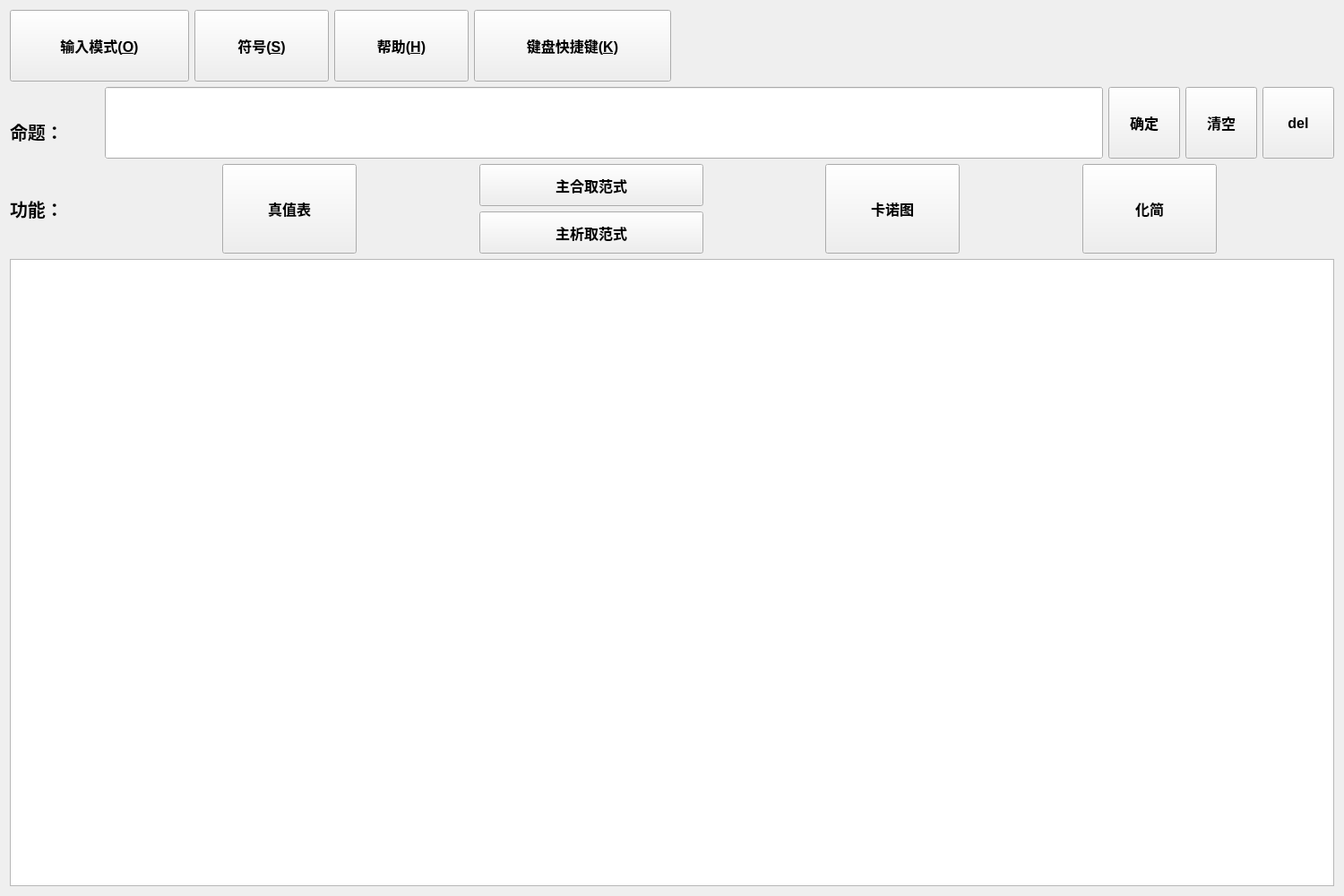
<?xml version="1.0" encoding="UTF-8"?>
<ui version="4.0">
 <class>MainWidget</class>
 <widget class="QWidget" name="MainWidget">
  <property name="geometry">
   <rect>
    <x>0</x>
    <y>0</y>
    <width>1500</width>
    <height>1000</height>
   </rect>
  </property>
  <property name="minimumSize">
   <size>
    <width>1500</width>
    <height>1000</height>
   </size>
  </property>
  <property name="maximumSize">
   <size>
    <width>16777215</width>
    <height>16777215</height>
   </size>
  </property>
  <property name="windowTitle">
   <string>命题逻辑</string>
  </property>
  <layout class="QVBoxLayout" name="verticalLayout_3">
   <item>
    <layout class="QVBoxLayout" name="verticalLayout_2">
     <item>
      <layout class="QHBoxLayout" name="horizontalLayout">
       <item>
        <widget class="QPushButton" name="inputSettingButton">
         <property name="minimumSize">
          <size>
           <width>200</width>
           <height>80</height>
          </size>
         </property>
         <property name="maximumSize">
          <size>
           <width>200</width>
           <height>90</height>
          </size>
         </property>
         <property name="font">
          <font>
           <pointsize>12</pointsize>
           <weight>75</weight>
           <bold>true</bold>
          </font>
         </property>
         <property name="focusPolicy">
          <enum>Qt::StrongFocus</enum>
         </property>
         <property name="text">
          <string>输入模式(&amp;O)</string>
         </property>
         <property name="autoRepeat">
          <bool>false</bool>
         </property>
         <property name="autoExclusive">
          <bool>false</bool>
         </property>
        </widget>
       </item>
       <item>
        <widget class="QPushButton" name="symbolButton">
         <property name="minimumSize">
          <size>
           <width>150</width>
           <height>80</height>
          </size>
         </property>
         <property name="maximumSize">
          <size>
           <width>150</width>
           <height>80</height>
          </size>
         </property>
         <property name="font">
          <font>
           <pointsize>12</pointsize>
           <weight>75</weight>
           <bold>true</bold>
          </font>
         </property>
         <property name="text">
          <string>符号(&amp;S)</string>
         </property>
        </widget>
       </item>
       <item>
        <widget class="QPushButton" name="helpButton">
         <property name="minimumSize">
          <size>
           <width>150</width>
           <height>80</height>
          </size>
         </property>
         <property name="maximumSize">
          <size>
           <width>150</width>
           <height>80</height>
          </size>
         </property>
         <property name="font">
          <font>
           <pointsize>12</pointsize>
           <weight>75</weight>
           <bold>true</bold>
          </font>
         </property>
         <property name="text">
          <string>帮助(&amp;H)</string>
         </property>
        </widget>
       </item>
       <item>
        <widget class="QPushButton" name="shortcartButton">
         <property name="minimumSize">
          <size>
           <width>220</width>
           <height>80</height>
          </size>
         </property>
         <property name="maximumSize">
          <size>
           <width>220</width>
           <height>80</height>
          </size>
         </property>
         <property name="font">
          <font>
           <pointsize>12</pointsize>
           <weight>75</weight>
           <bold>true</bold>
          </font>
         </property>
         <property name="text">
          <string>键盘快捷键(&amp;K)</string>
         </property>
        </widget>
       </item>
       <item>
        <spacer name="horizontalSpacer_2">
         <property name="orientation">
          <enum>Qt::Horizontal</enum>
         </property>
         <property name="sizeHint" stdset="0">
          <size>
           <width>40</width>
           <height>20</height>
          </size>
         </property>
        </spacer>
       </item>
      </layout>
     </item>
     <item>
      <layout class="QHBoxLayout" name="horizontalLayout_2">
       <item>
        <widget class="QLabel" name="label">
         <property name="minimumSize">
          <size>
           <width>100</width>
           <height>80</height>
          </size>
         </property>
         <property name="maximumSize">
          <size>
           <width>16777215</width>
           <height>60</height>
          </size>
         </property>
         <property name="font">
          <font>
           <pointsize>15</pointsize>
           <weight>75</weight>
           <bold>true</bold>
          </font>
         </property>
         <property name="text">
          <string>命题：</string>
         </property>
        </widget>
       </item>
       <item>
        <widget class="QLineEdit" name="lineEdit">
         <property name="minimumSize">
          <size>
           <width>900</width>
           <height>80</height>
          </size>
         </property>
         <property name="maximumSize">
          <size>
           <width>16777215</width>
           <height>100</height>
          </size>
         </property>
         <property name="font">
          <font>
           <pointsize>14</pointsize>
          </font>
         </property>
         <property name="autoFillBackground">
          <bool>true</bool>
         </property>
         <property name="dragEnabled">
          <bool>false</bool>
         </property>
        </widget>
       </item>
       <item>
        <widget class="QPushButton" name="commitButton">
         <property name="minimumSize">
          <size>
           <width>80</width>
           <height>80</height>
          </size>
         </property>
         <property name="maximumSize">
          <size>
           <width>80</width>
           <height>80</height>
          </size>
         </property>
         <property name="font">
          <font>
           <pointsize>12</pointsize>
           <weight>75</weight>
           <bold>true</bold>
          </font>
         </property>
         <property name="text">
          <string>确定</string>
         </property>
        </widget>
       </item>
       <item>
        <widget class="QPushButton" name="clearButton">
         <property name="minimumSize">
          <size>
           <width>80</width>
           <height>80</height>
          </size>
         </property>
         <property name="maximumSize">
          <size>
           <width>80</width>
           <height>80</height>
          </size>
         </property>
         <property name="font">
          <font>
           <pointsize>12</pointsize>
           <weight>75</weight>
           <bold>true</bold>
          </font>
         </property>
         <property name="text">
          <string>清空</string>
         </property>
        </widget>
       </item>
       <item>
        <widget class="QPushButton" name="delButton">
         <property name="minimumSize">
          <size>
           <width>80</width>
           <height>80</height>
          </size>
         </property>
         <property name="maximumSize">
          <size>
           <width>80</width>
           <height>80</height>
          </size>
         </property>
         <property name="font">
          <font>
           <pointsize>12</pointsize>
           <weight>75</weight>
           <bold>true</bold>
          </font>
         </property>
         <property name="text">
          <string>del</string>
         </property>
        </widget>
       </item>
      </layout>
     </item>
     <item>
      <layout class="QHBoxLayout" name="horizontalLayout_3">
       <item>
        <widget class="QLabel" name="label_2">
         <property name="minimumSize">
          <size>
           <width>100</width>
           <height>50</height>
          </size>
         </property>
         <property name="maximumSize">
          <size>
           <width>150</width>
           <height>100</height>
          </size>
         </property>
         <property name="font">
          <font>
           <pointsize>15</pointsize>
           <weight>75</weight>
           <bold>true</bold>
          </font>
         </property>
         <property name="text">
          <string>功能：</string>
         </property>
        </widget>
       </item>
       <item>
        <spacer name="horizontalSpacer_5">
         <property name="orientation">
          <enum>Qt::Horizontal</enum>
         </property>
         <property name="sizeHint" stdset="0">
          <size>
           <width>13</width>
           <height>20</height>
          </size>
         </property>
        </spacer>
       </item>
       <item>
        <widget class="QPushButton" name="truthtableButton">
         <property name="minimumSize">
          <size>
           <width>150</width>
           <height>100</height>
          </size>
         </property>
         <property name="maximumSize">
          <size>
           <width>150</width>
           <height>120</height>
          </size>
         </property>
         <property name="font">
          <font>
           <pointsize>12</pointsize>
           <weight>75</weight>
           <bold>true</bold>
          </font>
         </property>
         <property name="text">
          <string>真值表</string>
         </property>
        </widget>
       </item>
       <item>
        <spacer name="horizontalSpacer">
         <property name="orientation">
          <enum>Qt::Horizontal</enum>
         </property>
         <property name="sizeHint" stdset="0">
          <size>
           <width>13</width>
           <height>20</height>
          </size>
         </property>
        </spacer>
       </item>
       <item>
        <layout class="QVBoxLayout" name="verticalLayout">
         <item>
          <widget class="QPushButton" name="cnfButton">
           <property name="minimumSize">
            <size>
             <width>250</width>
             <height>45</height>
            </size>
           </property>
           <property name="maximumSize">
            <size>
             <width>250</width>
             <height>55</height>
            </size>
           </property>
           <property name="font">
            <font>
             <pointsize>12</pointsize>
             <weight>75</weight>
             <bold>true</bold>
            </font>
           </property>
           <property name="text">
            <string>主合取范式</string>
           </property>
          </widget>
         </item>
         <item>
          <widget class="QPushButton" name="dnfButton">
           <property name="minimumSize">
            <size>
             <width>250</width>
             <height>45</height>
            </size>
           </property>
           <property name="maximumSize">
            <size>
             <width>250</width>
             <height>55</height>
            </size>
           </property>
           <property name="font">
            <font>
             <pointsize>12</pointsize>
             <weight>75</weight>
             <bold>true</bold>
            </font>
           </property>
           <property name="text">
            <string>主析取范式</string>
           </property>
          </widget>
         </item>
        </layout>
       </item>
       <item>
        <spacer name="horizontalSpacer_6">
         <property name="orientation">
          <enum>Qt::Horizontal</enum>
         </property>
         <property name="sizeHint" stdset="0">
          <size>
           <width>13</width>
           <height>20</height>
          </size>
         </property>
        </spacer>
       </item>
       <item>
        <widget class="QPushButton" name="kmapButton">
         <property name="minimumSize">
          <size>
           <width>150</width>
           <height>100</height>
          </size>
         </property>
         <property name="maximumSize">
          <size>
           <width>150</width>
           <height>120</height>
          </size>
         </property>
         <property name="font">
          <font>
           <pointsize>12</pointsize>
           <weight>75</weight>
           <bold>true</bold>
          </font>
         </property>
         <property name="text">
          <string>卡诺图</string>
         </property>
        </widget>
       </item>
       <item>
        <spacer name="horizontalSpacer_7">
         <property name="orientation">
          <enum>Qt::Horizontal</enum>
         </property>
         <property name="sizeHint" stdset="0">
          <size>
           <width>13</width>
           <height>20</height>
          </size>
         </property>
        </spacer>
       </item>
       <item>
        <widget class="QPushButton" name="simplifyButton">
         <property name="minimumSize">
          <size>
           <width>150</width>
           <height>100</height>
          </size>
         </property>
         <property name="maximumSize">
          <size>
           <width>150</width>
           <height>120</height>
          </size>
         </property>
         <property name="font">
          <font>
           <pointsize>12</pointsize>
           <weight>75</weight>
           <bold>true</bold>
          </font>
         </property>
         <property name="text">
          <string>化简</string>
         </property>
        </widget>
       </item>
       <item>
        <spacer name="horizontalSpacer_8">
         <property name="orientation">
          <enum>Qt::Horizontal</enum>
         </property>
         <property name="sizeHint" stdset="0">
          <size>
           <width>13</width>
           <height>20</height>
          </size>
         </property>
        </spacer>
       </item>
      </layout>
     </item>
    </layout>
   </item>
   <item>
    <widget class="QTextEdit" name="textEdit">
     <property name="font">
      <font>
       <pointsize>15</pointsize>
      </font>
     </property>
     <property name="autoFillBackground">
      <bool>false</bool>
     </property>
    </widget>
   </item>
  </layout>
 </widget>
 <layoutdefault spacing="6" margin="11"/>
 <resources/>
 <connections/>
</ui>
